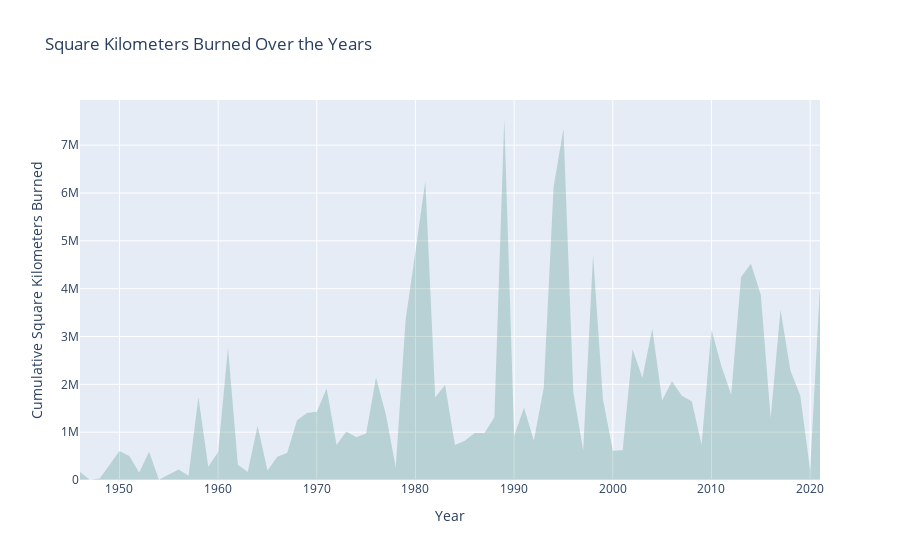

The cell this chart's notebook holds for it:
### Markdown cell above
# How has the square kilometers burned changed over the years, indicating trends in wildfire activity?
Visualization: Area Chart shows the square kilometers burned over the years, helping visualize the overall trend in wildfire activity.

### Code cell
# Aggregate data to get total square kilometers burned per year
pipeline = [
    {"$match": {"YEAR": {"$nin": [-999]}}},  # Exclude the -999 year
    {"$group": {"_id": "$YEAR", "total_area": {"$sum": "$SIZE_HA"}}},
    {"$sort": {"_id": 1}}
]
total_area_burned = list(collection.aggregate(pipeline))

# Create x and y data lists for the area chart
years = [item["_id"] for item in total_area_burned]
total_area = [item["total_area"] for item in total_area_burned]

# Create the area chart
fig = go.Figure(data=go.Scatter(x=years, y=total_area, fill='tozeroy', mode='none', fillcolor='rgba(0,100,80,0.2)', line=dict(color='rgba(255,255,255,0)')))
fig.update_layout(title='Square Kilometers Burned Over the Years', xaxis_title='Year', yaxis_title='Cumulative Square Kilometers Burned')

# Show the chart
fig.show()

### Figure 1 — Plotly figure (JSON) as saved in the notebook; plotly's stock layout.template omitted (floating-point values rounded to 4 significant figures)
{"data": [{"fill": "tozeroy", "fillcolor": "rgba(0,100,80,0.2)", "line": {"color": "rgba(255,255,255,0)"}, "mode": "none", "type": "scatter", "x": [1946, 1947, 1948, 1950, 1951, 1952, 1953, 1954, 1955, 1956, 1957, 1958, 1959, 1960, 1961, 1962, 1963, 1964, 1965, 1966, 1967, 1968, 1969, 1970, 1971, 1972, 1973, 1974, 1975, 1976, 1977, 1978, 1979, 1980, 1981, 1982, 1983, 1984, 1985, 1986, 1987, 1988, 1989, 1990, 1991, 1992, 1993, 1994, 1995, 1996, 1997, 1998, 1999, 2000, 2001, 2002, 2003, 2004, 2005, 2006, 2007, 2008, 2009, 2010, 2011, 2012, 2013, 2014, 2015, 2016, 2017, 2018, 2019, 2020, 2021], "y": [167600.0, 2824.0, 31860.0, 607900.0, 500400.0, 156500.0, 588200.0, 6642.0, 115300.0, 219100.0, 89950.0, 1728000.0, 278100.0, 584900.0, 2758000.0, 320100.0, 165400.0, 1133000.0, 198400.0, 484200.0, 568100.0, 1249000.0, 1400000.0, 1429000.0, 1916000.0, 731400.0, 1012000.0, 891800.0, 970800.0, 2144000.0, 1368000.0, 261100.0, 3347000.0, 4781000.0, 6251000.0, 1727000.0, 1985000.0, 730300.0, 820400.0, 983700.0, 980400.0, 1314000.0, 7547000.0, 924000.0, 1510000.0, 827700.0, 1928000.0, 6126773, 7341000.0, 1829000.0, 616000.0, 4701000.0, 1686000.0, 613100.0, 623100.0, 2733000.0, 2136000.0, 3161000.0, 1664000.0, 2065000.0, 1764000.0, 1644000.0, 735500.0, 3148000.0, 2382000.0, 1781000.0, 4242000.0, 4521000.0, 3874000.0, 1297000.0, 3557000.0, 2290000.0, 1765000.0, 206200.0, 4039000.0]}], "layout": {"title": {"text": "Square Kilometers Burned Over the Years"}, "xaxis": {"title": {"text": "Year"}}, "yaxis": {"title": {"text": "Cumulative Square Kilometers Burned"}}}}
